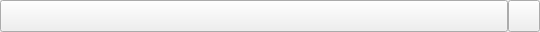
<?xml version="1.0" encoding="UTF-8"?>
<ui version="4.0">
 <class>FileSelection</class>
 <widget class="QWidget" name="FileSelection">
  <property name="geometry">
   <rect>
    <x>0</x>
    <y>0</y>
    <width>540</width>
    <height>32</height>
   </rect>
  </property>
  <property name="minimumSize">
   <size>
    <width>0</width>
    <height>32</height>
   </size>
  </property>
  <property name="maximumSize">
   <size>
    <width>16777215</width>
    <height>32</height>
   </size>
  </property>
  <property name="windowTitle">
   <string>Form</string>
  </property>
  <layout class="QHBoxLayout" name="horizontalLayout">
   <property name="spacing">
    <number>0</number>
   </property>
   <property name="leftMargin">
    <number>0</number>
   </property>
   <property name="topMargin">
    <number>0</number>
   </property>
   <property name="rightMargin">
    <number>0</number>
   </property>
   <property name="bottomMargin">
    <number>0</number>
   </property>
   <item>
    <widget class="QPushButton" name="btn_dialog">
     <property name="minimumSize">
      <size>
       <width>0</width>
       <height>32</height>
      </size>
     </property>
     <property name="maximumSize">
      <size>
       <width>16777215</width>
       <height>32</height>
      </size>
     </property>
     <property name="accessibleDescription">
      <string>btn_icon</string>
     </property>
     <property name="text">
      <string/>
     </property>
    </widget>
   </item>
   <item>
    <widget class="QPushButton" name="btn_clear">
     <property name="minimumSize">
      <size>
       <width>32</width>
       <height>32</height>
      </size>
     </property>
     <property name="maximumSize">
      <size>
       <width>32</width>
       <height>32</height>
      </size>
     </property>
     <property name="accessibleDescription">
      <string>btn_default</string>
     </property>
     <property name="text">
      <string/>
     </property>
    </widget>
   </item>
  </layout>
 </widget>
 <resources/>
 <connections/>
</ui>
